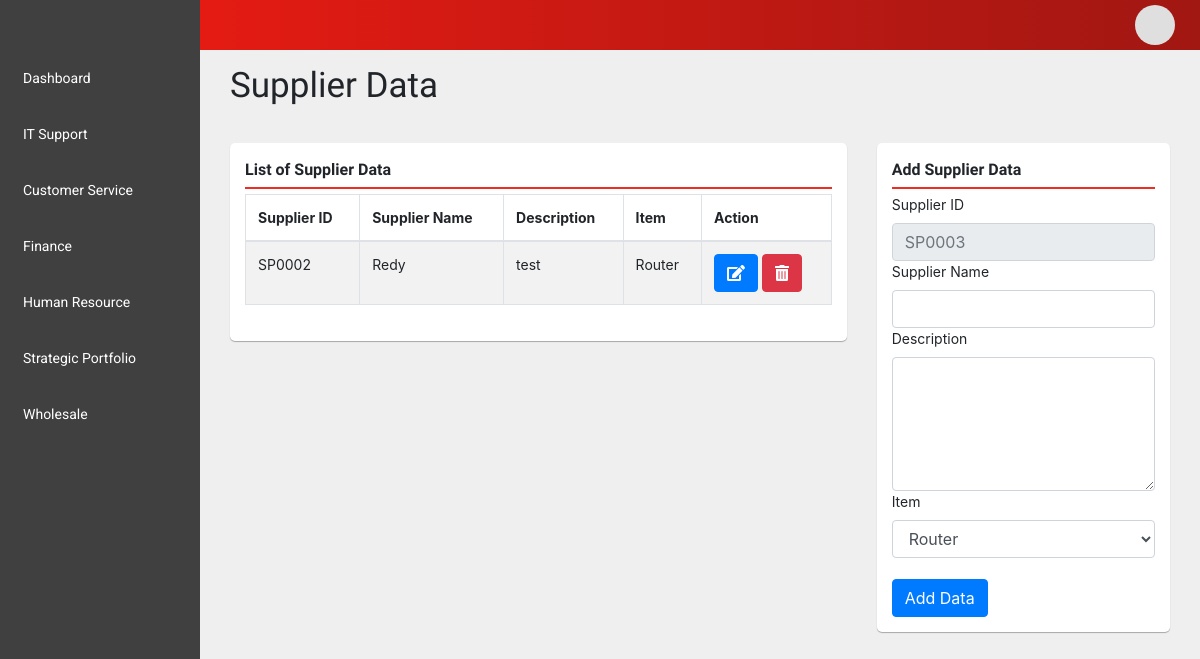
The page /index.php/wholesale/Supplier on the database as committed earlier.
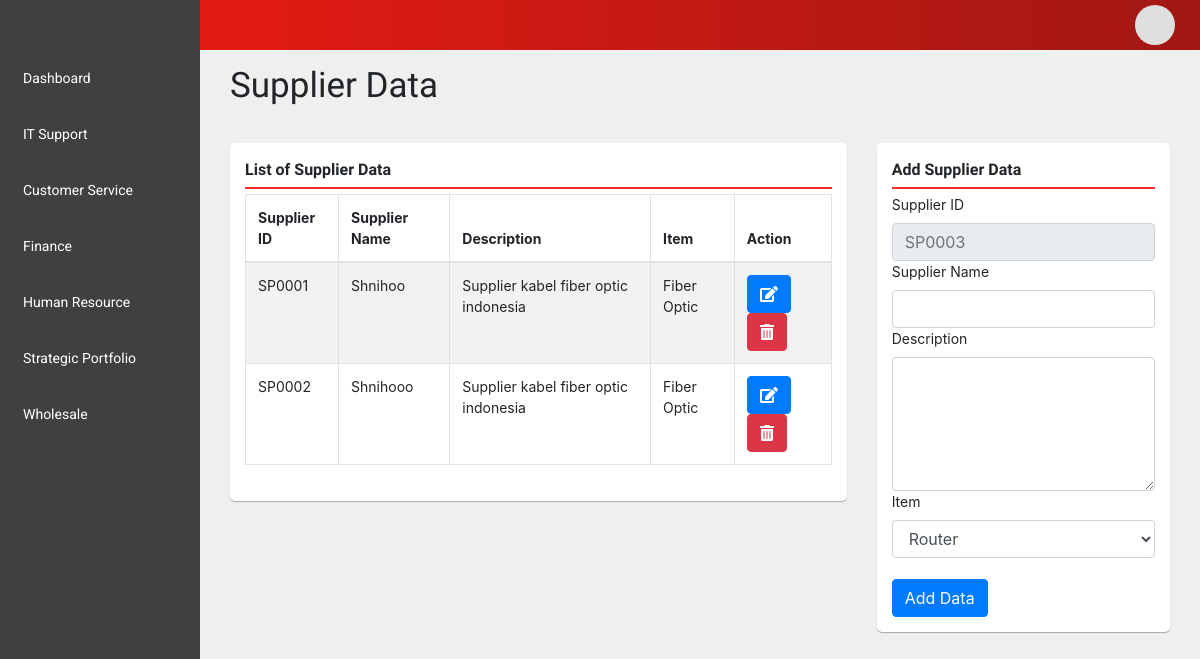
The same page on the database as committed later.
### tables this page shows
CREATE TABLE `supplier` (
  `idSupplier` varchar(10) NOT NULL,
  `namaSupplier` varchar(30) NOT NULL,
  `deskripsi` varchar(50) NOT NULL,
  `idKategori` varchar(9) NOT NULL,
  `status` tinyint(1) NOT NULL
);

CREATE TABLE `kategori` (
  `idKategori` varchar(9) NOT NULL,
  `namaKategori` varchar(20) NOT NULL,
  `keterangan` varchar(100) NOT NULL
);

### application/controllers/Wholesale.php (called while the page is built, shortened)
<?php
class Wholesale extends CI_Controller {
	public function __construct(){
        $this->load->model('ModelWholesale');
    }
	public function Supplier() {
		$data['title'] = 'CART';
		$no = (int)$this->ModelWholesale->getLenSupplier();
		$new = (int)$this->ModelWholesale->getLenSupplier()+1;
		$idSupplier = "SP000" .  $no;
		$idSupplierNew = "SP000" . $new;
		$data['idSupplierNew'] = $idSupplierNew;
		$data['idSupplier'] = $idSupplier;
		$data['resultJoin'] = $this->ModelWholesale->getLeftJoin('supplier','kategori');
 		$data['resultKategori'] = $this->ModelWholesale->getTable('kategori');
		$this->load->view('wholesale/supplier', $data);
	}
}

### index.php (called while the page is built, shortened)
<?php
require_once BASEPATH.'core/CodeIgniter.php';

### application/models/ModelWholesale.php (called while the page is built, shortened)
<?php
class ModelWholesale extends CI_Model{
    public function getTable($table){
        $this->db->select('*')->from($table);
        return $this->db->get();
    }
    public function getLeftJoin($table,$table2){
        $this->db->select('*');
        $this->db->from($table);
        $this->db->join($table2, 'idKategori' , 'left');
        $this->db->where('status',1);
        return $this->db->get();
    }
}

### application/views/wholesale/supplier.php (the view, shortened to what the changed rows need)
<!DOCTYPE html>
<html lang="en" dir="ltr">
<head>
    <link rel="stylesheet" type="text/css" href="https://cdn.datatables.net/v/bs4/dt-1.10.18/sc-2.0.0/datatables.min.css"/>
</head>
<body>
  <div class="container-fluid p-0">
    <div class="row equal no-gutters">
      <div class="col-12 col-sm-8 col-md-9 col-xl-10 wrapper">
        <div class="col-12 wrapper-container">
          <div class="main-wrapper">
            <div class="container">
              <div class="row">
                <div class="col-8">
                  <div class="box">
                    <div class="box-body">
                      <table cellpadding="0" cellspacing="0" border="0" class="datatable-1 table table-bordered table-striped  display" width="100%" id="TableSupplier">
                        <thead>
                          <tr>
                            <th> Supplier ID</th>
                            <th> Supplier Name </th>
                            <th> Description </th>
                            <th> Item </th>
                            <th> Action </th>
                          </tr>
                        </thead>
                        <tbody>
                          <?php foreach($resultJoin->result() as $row): ?>
                            <tr class="odd gradeX">
                              <td> <?php echo $row->idSupplier; ?> </td>
                              <td> <?php echo $row->namaSupplier; ?> </td>
                              <td> <?php echo $row->deskripsi; ?> </td>
                              <td> <?php echo $row->namaKategori; ?> </td>
                              <td>
                                <form action="<?php echo base_url('wholesale/addSupplier');?>" method="POST" >
                                  <button type="button" class="btn btn-primary" data-toggle="modal" data-target="#ED<?php echo $row->idSupplier; ?>"><span class="fas fa-edit"></span></button>
                                  <button type="button" class="btn btn-danger" data-toggle="modal" data-target="#DE<?php echo $row->idSupplier; ?>"><span class="fas fa-trash-alt"></span></button>
                                </form>
                              </td>
                            </tr>
                          <?php endforeach; ?>
                        </tbody>
                      </table>
                    </div>
                  </div>
                </div>
              </div>
            </div>
          </div>
        </div>
      </div>
    </div>
  </div>
</body>
</html>

Rows that differ between the two databases and show on the page:
added supplier: idSupplier "SP0001", namaSupplier "Shnihoo", deskripsi "Supplier kabel fiber optic indonesia", idKategori.namaKategori "Fiber Optic"
changed supplier "SP0002": namaSupplier "Redy" → "Shnihooo"; deskripsi "test" → "Supplier kabel fiber optic indonesia"; idKategori.namaKategori "Router" → "Fiber Optic"
